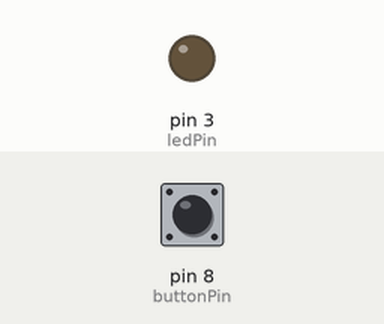
Recording of a sketch running on a simulated Arduino Uno, built with avr-gcc and run on an emulated ATmega328P. Shown: output pins drawn as LEDs (lit = HIGH). Dashed ring = blinking. The inputs (shaded band) are chosen by the test bench; at power-on: pin 8 (buttonPin) HIGH. What the sketch prints to the serial monitor is not drawn.

Above: at 1.2 s.
1.3 s: pin 8 (buttonPin) pulled LOW for 0.15 s
At 1.37 s:
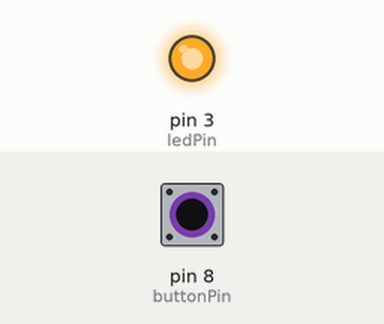
2.9 s: pin 8 (buttonPin) pulled LOW for 1 s
At 4.6 s:
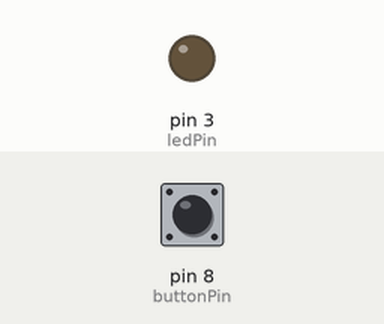
6.9 s: pin 8 (buttonPin) pulsed LOW 2 times (0.12 s each, 0.3 s apart)
At 6.96 s:
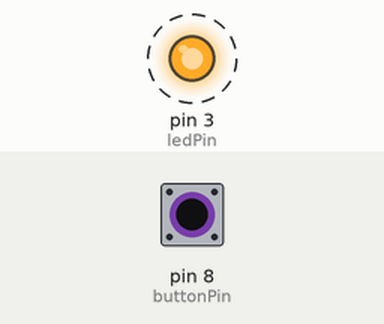
10.5 s: pin 8 (buttonPin) driven LOW
At 10.9 s:
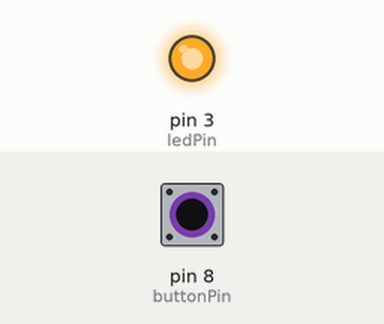
13.5 s: pin 8 (buttonPin) driven HIGH
At 14.4 s:
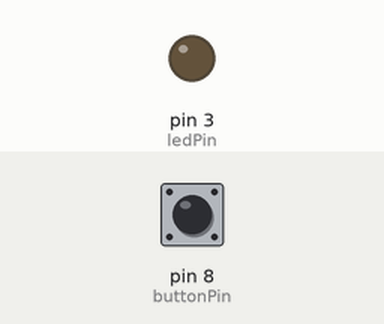
Timing chart, 0 to 16.5 s (numbered marks = the images above; inputs shaded):
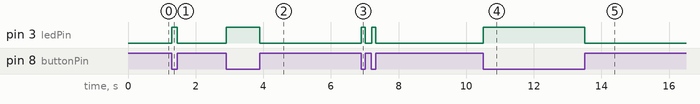

Measured:
- after the input at 1.3 s, pin 3 (ledPin): LOW → HIGH at once, → LOW 0.15 s later
- after the input at 2.9 s, pin 3 (ledPin): LOW → HIGH at once, → LOW 1.0 s later
- after the input at 6.9 s, pin 3 (ledPin): alternates HIGH for 0.12 s and LOW for 0.18 s, 4 changes in all, then stays LOW, starting at once
- after the input at 10.5 s, pin 3 (ledPin): LOW → HIGH at once
- after the input at 13.5 s, pin 3 (ledPin): HIGH → LOW at once

The sketch:

sketch_apr06d.ino
```cpp
const int buttonPin= 8;
const int ledPin = 3;
int buttonState = 0 ;


void setup() {
  // put your setup code here, to run once:
pinMode(ledPin, OUTPUT);
pinMode(buttonPin, INPUT);
Serial.begin(115200);
Serial.println("init serial");

}

void loop() {
  // put your main code here, to run repeatedly:
buttonState = digitalRead(buttonPin);
if(buttonState == LOW){
  digitalWrite(ledPin,HIGH);
  Serial.println("PRESSED, LED ON");

}else {
  digitalWrite(ledPin, LOW);
  Serial.println("NOTHING, LED OFF");

}
}
```
